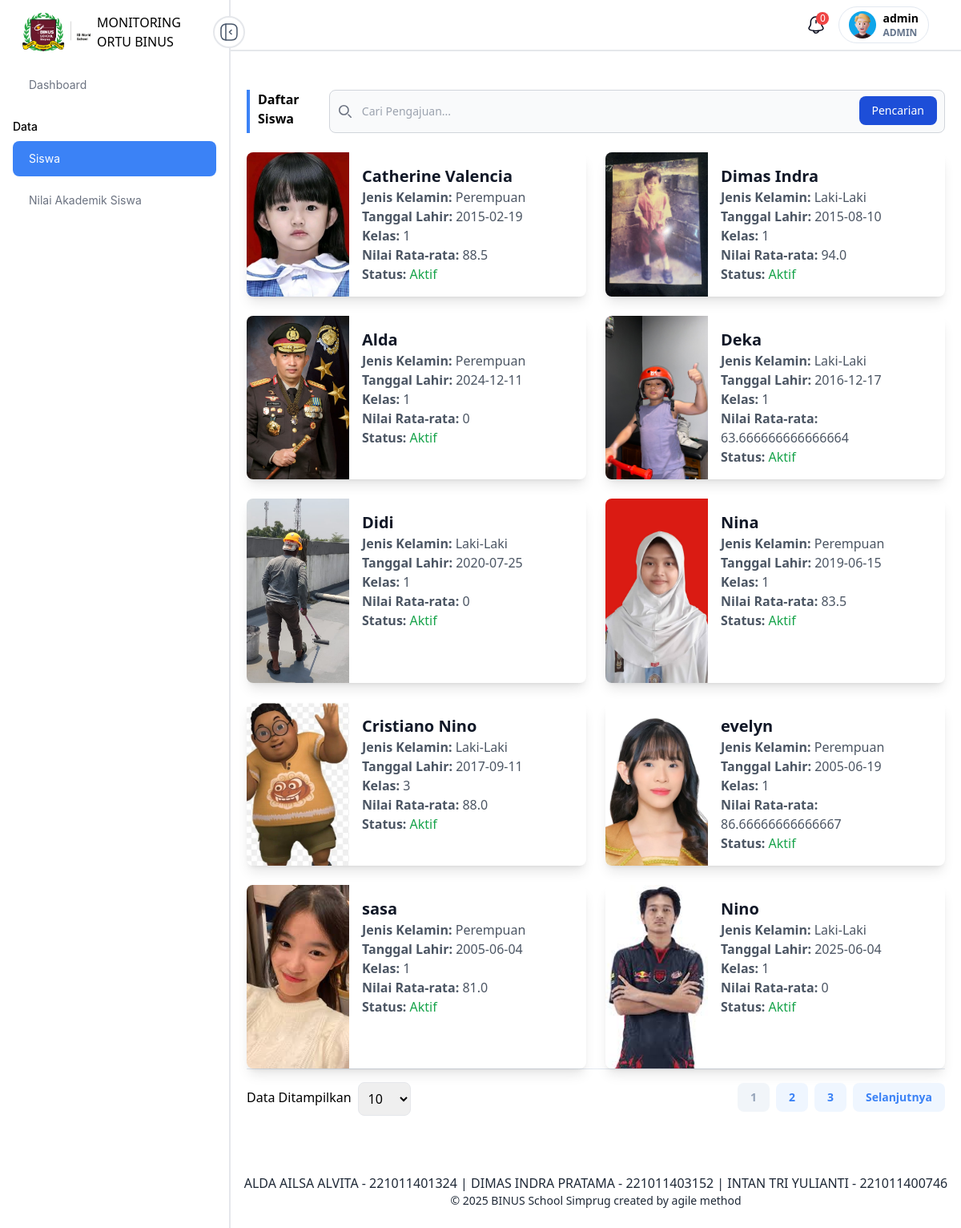
The app's page /anak/ (signed in) with its own data.
### main/models.py (models this page shows, shortened)
class Murid(models.Model):
    murid_id = models.BigAutoField(primary_key=True)
    name = models.CharField(max_length=255)
    jenis_kelamin = models.CharField(max_length=255)
    foto = models.ImageField(upload_to=RandomFileName('murid/foto/'), null=True, blank=True)
    tanggal_lahir = models.DateField(null=False, blank=False)
    status = models.BooleanField()
    ortu = models.ForeignKey(AbstractUser, on_delete=models.DO_NOTHING)
    kelas = models.BigIntegerField(default=0)
    created = models.DateTimeField(auto_now_add=True)
    updated = models.DateTimeField(auto_now_add=True)
    class Meta:
        managed = True
        db_table = 'Murid'

### web/views/home.py (the view, shortened to what this page needs)
# urls.py: path('anak/', home.anak, name='anak'),
def anak(request):
    murid = Murid.objects.all()
    if request.session.get('roles') == "ORTU":
        murid = Murid.objects.filter(ortu=request.session.get('user_id'))
    if request.GET.get('search'):
        murid = murid.filter(name__icontains=request.GET.get('search'))
    page = request.GET.get('page', 1)
    limit = request.GET.get('limit', 10)
    srz = MuridSerializer(murid, many=True)
    paginator = Paginator(srz.data, limit)
    try:
        items = paginator.page(page)
    except PageNotAnInteger:
        items = paginator.page(1)
    except EmptyPage:
        items = paginator.page(paginator.num_pages)
    context = {
        'data' : items
    }
    return render(request, 'templates/anak/index.html', context=context)

### main/serializers.py (called while the page is built)
    def get_nilai_rata(self, obj):
        list_nilai = Nilai.objects.filter(
            murid=obj.murid_id)
        nilai = 0
        if list_nilai:
            for x in list_nilai:
                nilai += x.nilai
            nilai = nilai/list_nilai.count()
        return nilai

### web/templates/anak/index.html (shortened to what this page needs)
{% extends "partials/base.html" %}
{% load general_function %}
{% block content %}
<div class="py-5">
    <div class="container">
        <div class="flex justify-between">
            <h1 class="text-base font-semibold border-l-4 pl-2.5 border-primaryColor">
                Daftar Siswa
            </h1>
            <form class="w-full" method="GET">
                <div class="relative">
                    <div class="absolute inset-y-0 start-0 flex items-center ps-3 pointer-events-none">
                    </div>
                    <input type="search" name="search" id="search" class="block w-full p-4 ps-10 text-sm text-gray-900 border border-gray-300 rounded-lg bg-gray-50 focus:ring-blue-500 focus:border-blue-500" placeholder="Cari Pengajuan..." />
                    <button type="submit" class="text-white absolute end-2.5 bottom-2.5 bg-blue-700 hover:bg-blue-800 focus:ring-4 focus:outline-none focus:ring-blue-300 font-medium rounded-lg text-sm px-4 py-2 dark:bg-blue-600 dark:hover:bg-blue-700 dark:focus:ring-blue-800">Pencarian</button>
                </div>
            </form>
        </div>
        <br>
        <div class="grid grid-cols-1 sm:grid-cols-2 md:grid-cols-2 lg:grid-cols-2 gap-6">
            {% for x in data %}
            <div class="flex bg-white shadow-lg rounded-lg overflow-hidden">
                <div class="w-32 h-full flex-shrink-0">
                    {% if x.foto %}
                    <img src="{{ x.foto }}" alt="Foto {{ x.name }}" class="w-full h-full object-cover">
                    {% else %}
                    <img src="https://via.placeholder.com/150" alt="Placeholder" class="w-full h-full object-cover">
                    {% endif %}
                </div>
                <div class="p-4 flex flex-col justify-between">
                    <div>
                        <h2 class="text-xl font-bold text-gray-900">{{ x.name }}</h2>
                        <p class="text-gray-600"><strong>Jenis Kelamin:</strong> {{ x.jenis_kelamin }}</p>
                        <p class="text-gray-600"><strong>Tanggal Lahir:</strong> {{ x.tanggal_lahir }}</p>
                        <p class="text-gray-600"><strong>Kelas:</strong> {{ x.kelas }}</p>
                        <p class="text-gray-600"><strong>Nilai Rata-rata:</strong> {{ x.nilai_rata }}</p>
                        <p class="text-gray-600">
                            <strong>Status:</strong>
                            <span class="font-medium {% if x.status %}text-green-600{% else %}text-red-600{% endif %}">
                                {{ x.status|yesno:"Aktif,Nonaktif" }}
                            </span>
                        </p>
                    </div>
                </div>
            </div>
            {% endfor %}
        </div>
        {% include 'partials/pagination.html' %}
    </div>
</div>
{% endblock %}

### static/css/app-e2100fa4.css (style rules this page uses)
html { line-height: 1.5; -webkit-text-size-adjust: 100%; -moz-tab-size: 4; -o-tab-size: 4; tab-size: 4; font-family: ui-sans-serif, system-ui, -apple-system, BlinkMacSystemFont, Segoe UI, Roboto, Helvetica Neue, Arial, Noto Sans, sans-serif, "Apple Color Emoji", "Segoe UI Emoji", Segoe UI Symbol, "Noto Color Emoji"; font-feature-settings: normal; font-variation-settings: normal }
body { margin: 0; line-height: inherit }
h1, h2, h3, h4, h5, h6 { font-size: inherit; font-weight: inherit }
b, strong { font-weight: bolder }
button, input, optgroup, select, textarea { font-family: inherit; font-feature-settings: inherit; font-variation-settings: inherit; font-size: 100%; font-weight: inherit; line-height: inherit; color: inherit; margin: 0; padding: 0 }
button, select { text-transform: none }
button, [type=button], [type=reset], [type=submit] { -webkit-appearance: button; background-color: transparent; background-image: none }
[type=search] { -webkit-appearance: textfield; outline-offset: -2px }
blockquote, dl, dd, h1, h2, h3, h4, h5, h6, hr, figure, p, pre { margin: 0 }
input::placeholder, textarea::placeholder { opacity: 1; color: #9ca3af }
button, [role=button] { cursor: pointer }
img, svg, video, canvas, audio, iframe, embed, object { display: block; vertical-align: middle }
img, video { max-width: 100%; height: auto }
.container { width: 100% }
@media (min-width: 640px) { .container { max-width: 640px } }
@media (min-width: 768px) { .container { max-width: 768px } }
@media (min-width: 1024px) { .container { max-width: 1024px } }
.absolute { position: absolute }
.relative { position: relative }
.block { display: block }
.flex { display: flex }
.grid { display: grid }
.h-full { height: 100% }
.w-full { width: 100% }
.flex-col { flex-direction: column }
.items-center { align-items: center }
.justify-between { justify-content: space-between }
.overflow-hidden { overflow: hidden }
.rounded-lg { border-radius: .5rem }
.border { border-width: 1px }
.bg-white { --tw-bg-opacity: 1; background-color: rgb(255 255 255 / var(--tw-bg-opacity)) }
.p-4 { padding: 1rem }
.px-4 { padding-left: 1rem; padding-right: 1rem }
.py-2 { padding-top: .5rem; padding-bottom: .5rem }
.py-5 { padding-top: 1.25rem; padding-bottom: 1.25rem }
.text-base { font-size: 1rem; line-height: 1.5rem }
.text-sm { font-size: .875rem; line-height: 1.25rem }
.text-xl { font-size: 1.25rem; line-height: 1.75rem }
.font-bold { font-weight: 700 }
.font-medium { font-weight: 500 }
.font-semibold { font-weight: 600 }
.text-gray-600 { --tw-text-opacity: 1; color: rgb(75 85 99 / var(--tw-text-opacity)) }
.text-gray-900 { --tw-text-opacity: 1; color: rgb(17 24 39 / var(--tw-text-opacity)) }
.text-white { --tw-text-opacity: 1; color: rgb(255 255 255 / var(--tw-text-opacity)) }

### records on screen
Murid: name "Catherine Valencia", jenis_kelamin "Perempuan"
Murid: name "Dimas Indra", jenis_kelamin "Laki-Laki"
Murid: name "Alda", jenis_kelamin "Perempuan"
Murid: name "Deka", jenis_kelamin "Laki-Laki"
Murid: name "Didi", jenis_kelamin "Laki-Laki"
Murid: name "Nina", jenis_kelamin "Perempuan"
Murid: name "Cristiano Nino", jenis_kelamin "Laki-Laki"
Murid: name "evelyn", jenis_kelamin "Perempuan"
Murid: name "sasa", jenis_kelamin "Perempuan"
Murid: name "Nino", jenis_kelamin "Laki-Laki"

### other values on screen
{{ request.session.name }} "admin"
{{ request.session.roles }} "ADMIN"
{{ x.tanggal_lahir }} "2015-02-19" "2015-08-10" "2024-12-11" "2016-12-17" "2020-07-25" "2019-06-15" "2017-09-11" "2005-06-19" "2005-06-04" "2025-06-04"
{{ x.kelas }} "1" "1" "1" "1" "1" "1" "3" "1" "1" "1"
{{ x.nilai_rata }} "88.5" "94.0" "0" "63.666666666666664" "0" "83.5" "88.0" "86.66666666666667" "81.0" "0"
{{ x.status|yesno:"Aktif,Nonaktif" }} "Aktif" "Aktif" "Aktif" "Aktif" "Aktif" "Aktif" "Aktif" "Aktif" "Aktif" "Aktif"
{{ i }} "1"
{{ i }} "2" "3"
